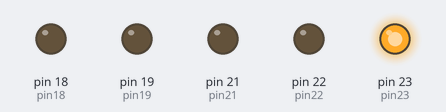
Bench run of a program on a simulated MicroPython board. On the bench: output pins drawn as LEDs (lit = HIGH).

Above: at 0.1 s.
At 4.1 s:
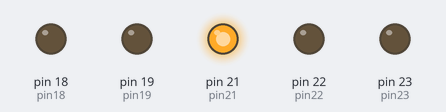
At 6.1 s:
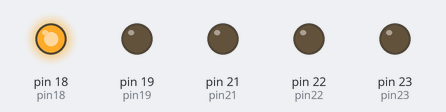
At 13.6 s:
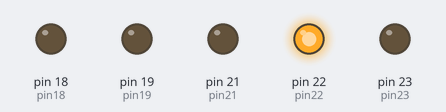
At 19.6 s:
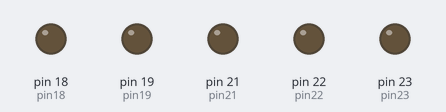
At 38.1 s:
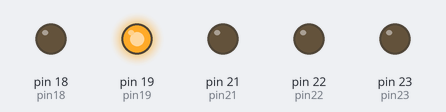
Timing chart, 0 to 39.6 s (numbered marks = the images above):
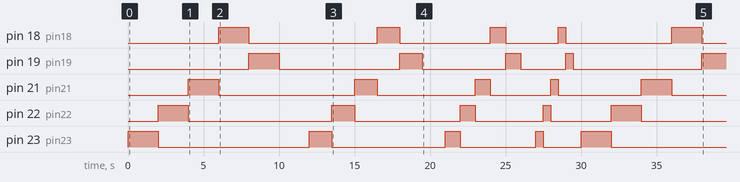

Measured:
- by itself, pin 18 (pin18): LOW → HIGH at 6.0 s, → LOW 2.0 s later, → HIGH 8.5 s later, → LOW 1.5 s later, … (10 changes in this stretch)
- by itself, pin 19 (pin19): LOW → HIGH at 8.0 s, → LOW 2.0 s later, → HIGH 8.0 s later, → LOW 1.5 s later, … (9 changes in this stretch)
- by itself, pin 21 (pin21): LOW → HIGH at 4.0 s, → LOW 2.0 s later, → HIGH 9.0 s later, → LOW 1.5 s later, … (10 changes in this stretch)
- by itself, pin 22 (pin22): LOW → HIGH at 2.0 s, → LOW 2.0 s later, → HIGH 9.5 s later, → LOW 1.5 s later, … (10 changes in this stretch)
- by itself, pin 23 (pin23): LOW → HIGH at 0.00 s, → LOW 2.0 s later, → HIGH 10.0 s later, → LOW 1.5 s later, … (10 changes in this stretch)

The program:

Exercicio3.py
```python
##Titulo do Programa: Barra led, diminuido de 2 ate 0,5 segundos.
##Author: Marcelo Soares Barroso
##Data: 01/07/2018
##Objetivo: fazer um acendimento sequencial cuja velocidade seja crescente iniciando em 2 segundos a espera e diminuindo até 0,5 segundos. Utilize quatros estágios, e reinicie após a ocorrência dos mesmos.

import utime
import machine


pin23 = machine.Pin(23, machine.Pin.OUT)
pin22 = machine.Pin(22, machine.Pin.OUT)
pin21 = machine.Pin(21, machine.Pin.OUT)
pin18 = machine.Pin(18, machine.Pin.OUT)
pin19 = machine.Pin(19, machine.Pin.OUT)

while True:
        pin23.value(1)
        utime.sleep_ms(2000)
        pin23.value(0)
        pin22.value(1)
        utime.sleep_ms(2000)
        pin22.value(0)
        pin21.value(1)
        utime.sleep_ms(2000)
        pin21.value(0)
        pin18.value(1)
        utime.sleep_ms(2000)
        pin18.value(0)
        pin19.value(1)
        utime.sleep_ms(2000)
        pin23.value(0)
        pin22.value(0)
        pin21.value(0)
        pin18.value(0)
        pin19.value(0)
        utime.sleep_ms(2000)
        pin23.value(1)
        utime.sleep_ms(1500)
        pin23.value(0)
        pin22.value(1)
        utime.sleep_ms(1500)
        pin22.value(0)
        pin21.value(1)
        utime.sleep_ms(1500)
        pin21.value(0)
        pin18.value(1)
        utime.sleep_ms(1500)
        pin18.value(0)
        pin19.value(1)
        utime.sleep_ms(1500)
        pin23.value(0)
        pin22.value(0)
        pin21.value(0)
        pin18.value(0)
        pin19.value(0)
        utime.sleep_ms(1500)
        pin23.value(1)
        utime.sleep_ms(1000)
        pin23.value(0)
        pin22.value(1)
        utime.sleep_ms(1000)
        pin22.value(0)
        pin21.value(1)
        utime.sleep_ms(1000)
        pin21.value(0)
        pin18.value(1)
        utime.sleep_ms(1000)
        pin18.value(0)
        pin19.value(1)
        utime.sleep_ms(1000)
        pin23.value(0)
        pin22.value(0)
        pin21.value(0)
        pin18.value(0)
        pin19.value(0)
        utime.sleep_ms(1000)
        pin23.value(1)
        utime.sleep_ms(500)
        pin23.value(0)
        pin22.value(1)
        utime.sleep_ms(500)
        pin22.value(0)
        pin21.value(1)
        utime.sleep_ms(500)
        pin21.value(0)
        pin18.value(1)
        utime.sleep_ms(500)
        pin18.value(0)
        pin19.value(1)
        utime.sleep_ms(500)
        pin23.value(0)
        pin22.value(0)
        pin21.value(0)
        pin18.value(0)
        pin19.value(0)
        utime.sleep_ms(500)
```
